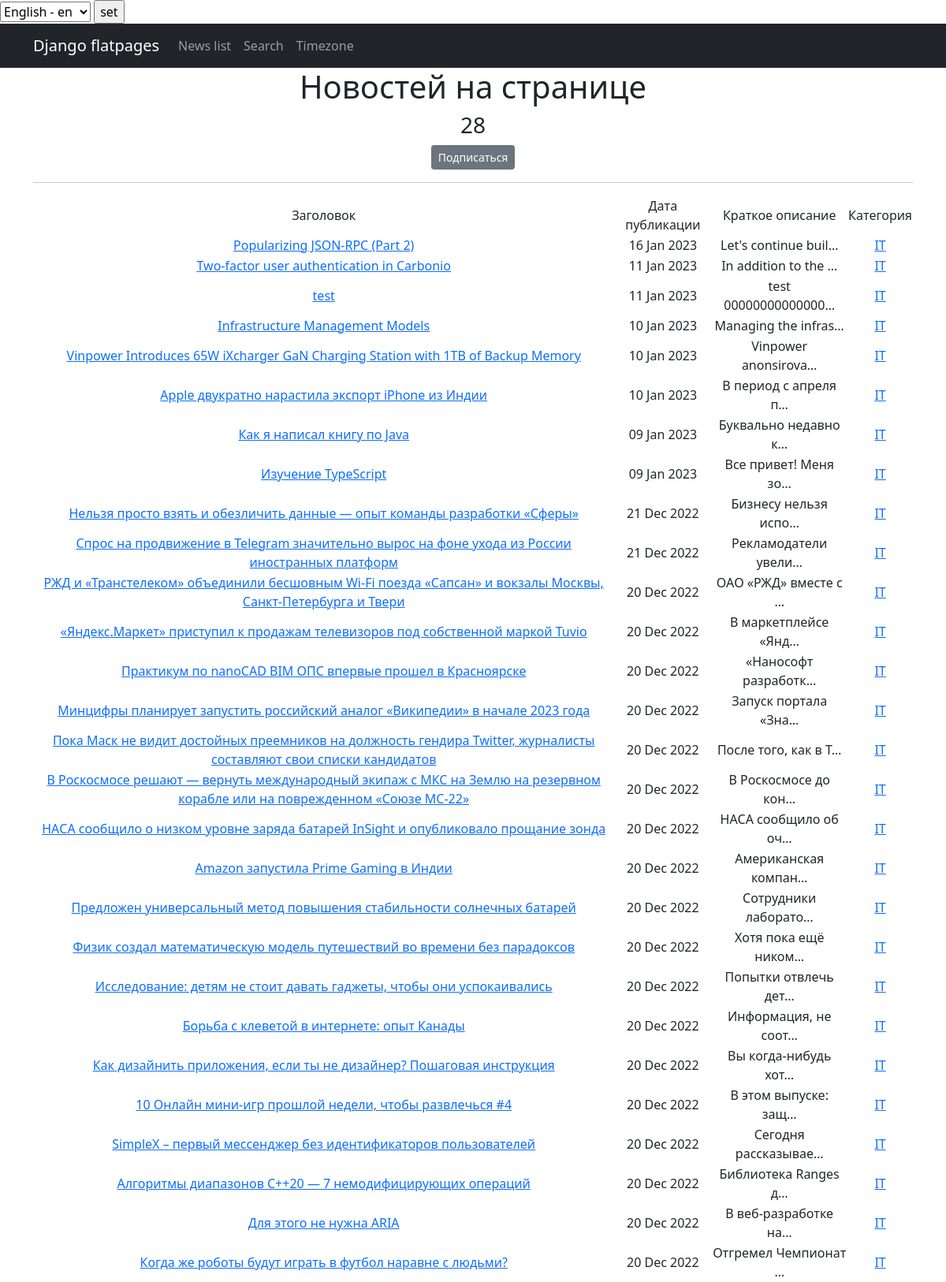
Screenshot of /news/categories/1 with the database file from the repository.
### news/models.py (models this page shows, shortened)
class Post (models.Model):
    author = models.ForeignKey(Author, on_delete=models.CASCADE)
    NEWS = 'NW'
    PAPER = 'PR'
    CATEGORY_CHOICES = (
        (NEWS, 'Новость'),
        (PAPER, 'Статья'),
    )
    choices = models.CharField(
        max_length=2, choices=CATEGORY_CHOICES, default=NEWS
    )
    datatime_of_creation = models.DateTimeField(auto_now_add=True)
    category = models.ManyToManyField(Category, through='PostCategory')
    heading = models.CharField(max_length=128)
    text = models.TextField()
    rating = models.IntegerField(default=0)

class Category(models.Model):
    name_category = models.CharField(max_length=64, unique=True, help_text=_('category name'))
    subscribers = models.ManyToManyField(User, related_name='categories')
    def __str__(self):
        return f'{self.name_category}'

### news/views.py (the view)
class CategoryListView(ListView):
    model = Post
    template_name = 'category_list.html'
    context_object_name = 'category_news_list'
    def get_queryset(self):
        self.category = get_object_or_404(Category, id=self.kwargs['pk'])
        queryset = Post.objects.filter(
            category=self.category
        ).order_by('-datatime_of_creation')
        return queryset
    def get_context_data(self, **kwargs):
        context = super().get_context_data(**kwargs)
        context['is_not_subscriber'] = self.request.user not in self.category.subscribers.all()
        context['category'] = self.category
        return context

### news/templatetags/custom_filters.py (called while the page is built)
@register.filter()
def censor(value):
    filthy_list = ['редиска', 'ещеплохоеслово']
    if not isinstance(value, str):
        raise TypeError(f'unresolved type {type(value)}, expected type "str"')
    words = value.split()
    for word in words:
        if word in filthy_list:
            value = value.replace(word, f'{word[0]}{"*" * (len(word) - 1)}')
            return value
    return value

### templates/category_list.html (shortened to what this page needs)
{% extends 'flatpages/default.html' %}
{% load custom_filters %}
{% load custom_tags %}
{% block content %}
    <h1>Новостей на странице</h1>
    <h3>{{ category_news_list|length }}</h3>
    {% if is_not_subscriber %}
        <p class="text-center"><a href="{% url 'subscribe' category.id %}"
                                  class="btn btn-secondary btn-sm">Подписаться</a></p>
    {% else %}
        <p class="text-center"><a href="{% url 'unsubscribe' category.id %}"
                                  class="btn btn-secondary btn-sm">Отписаться</a></p>
    {% endif %}
<hr>
   {% if category_news_list %}
       <table>
           <tr>
               <td>Заголовок</td>
               <td>Дата публикации</td>
               <td>Краткое описание</td>
               <td>Категория</td>
           </tr>
           {% for post in category_news_list %}
           <tr>
               <td> <a href="{% url 'post' pk=post.id %}">
                   {{ post.heading|censor }}
              </a>
               </td>
               <td>{{ post.datatime_of_creation|date:'d M Y' }}</td>
               <td>{{ post.text|truncatechars:20|censor }}</td>
               <td>
                   {% for category in post.category.all %}
                   <a href="{% url 'category_list' pk=category.id %}"> {{ category }} </a>
                   {% endfor %}
               </td>
           </tr>
           {% endfor %}
       </table>
   {% else %}
       <h2>Новостей нет!</h2>
   {% endif %}
{% endblock content %}

### rows the page displays
Post: heading|censor "Popularizing JSON-RPC (Part 2)", datatime_of_creation "16 Jan 2023", text|censor "Let's continue buil…"
Category: name_category "IT"
Post: heading|censor "Two-factor user authentication in Carbonio", datatime_of_creation "11 Jan 2023", text|censor "In addition to the …"
Post: heading|censor "test", datatime_of_creation "11 Jan 2023", text|censor "test 00000000000000…"
Post: heading|censor "Infrastructure Management Models", datatime_of_creation "10 Jan 2023", text|censor "Managing the infras…"
Post: heading|censor "Vinpower Introduces 65W iXcharger GaN Charging Station with 1TB of Backup Memory", datatime_of_creation "10 Jan 2023", text|censor "Vinpower anonsirova…"
Post: heading|censor "Apple двукратно нарастила экспорт iPhone из Индии", datatime_of_creation "10 Jan 2023", text|censor "В период с апреля п…"
Post: heading|censor "Как я написал книгу по Java", datatime_of_creation "09 Jan 2023", text|censor "Буквально недавно к…"
Post: heading|censor "Изучение TypeScript", datatime_of_creation "09 Jan 2023", text|censor "Все привет! Меня зо…"
Post: heading|censor "Нельзя просто взять и обезличить данные — опыт команды разработки «Сферы»", datatime_of_creation "21 Dec 2022", text|censor "Бизнесу нельзя испо…"
Post: heading|censor "Спрос на продвижение в Telegram значительно вырос на фоне ухода из России иностранных платформ", datatime_of_creation "21 Dec 2022", text|censor "Рекламодатели увели…"
Post: heading|censor "РЖД и «Транстелеком» объединили бесшовным Wi-Fi поезда «Сапсан» и вокзалы Москвы, Санкт-Петербурга и Твери", datatime_of_creation "20 Dec 2022", text|censor "ОАО «РЖД» вместе с …"
Post: heading|censor "«Яндекс.Маркет» приступил к продажам телевизоров под собственной маркой Tuvio", datatime_of_creation "20 Dec 2022", text|censor "В маркетплейсе «Янд…"
Post: heading|censor "Практикум по nanoCAD BIM ОПС впервые прошел в Красноярске", datatime_of_creation "20 Dec 2022", text|censor "«Нанософт разработк…"
Post: heading|censor "Минцифры планирует запустить российский аналог «Википедии» в начале 2023 года", datatime_of_creation "20 Dec 2022", text|censor "Запуск портала «Зна…"
Post: heading|censor "Пока Маск не видит достойных преемников на должность гендира Twitter, журналисты составляют свои списки кандидатов", datatime_of_creation "20 Dec 2022", text|censor "После того, как в T…"
Post: heading|censor "В Роскосмосе решают — вернуть международный экипаж с МКС на Землю на резервном корабле или на поврежденном «Союзе МС-22»", datatime_of_creation "20 Dec 2022", text|censor "В Роскосмосе до кон…"
Post: heading|censor "НАСА сообщило о низком уровне заряда батарей InSight и опубликовало прощание зонда", datatime_of_creation "20 Dec 2022", text|censor "НАСА сообщило об оч…"
Post: heading|censor "Amazon запустила Prime Gaming в Индии", datatime_of_creation "20 Dec 2022", text|censor "Американская компан…"
Post: heading|censor "Предложен универсальный метод повышения стабильности солнечных батарей", datatime_of_creation "20 Dec 2022", text|censor "Сотрудники лаборато…"
Post: heading|censor "Физик создал математическую модель путешествий во времени без парадоксов", datatime_of_creation "20 Dec 2022", text|censor "Хотя пока ещё ником…"
Post: heading|censor "Исследование: детям не стоит давать гаджеты, чтобы они успокаивались", datatime_of_creation "20 Dec 2022", text|censor "Попытки отвлечь дет…"
Post: heading|censor "Борьба с клеветой в интернете: опыт Канады", datatime_of_creation "20 Dec 2022", text|censor "Информация, не соот…"
Post: heading|censor "Как дизайнить приложения, если ты не дизайнер? Пошаговая инструкция", datatime_of_creation "20 Dec 2022", text|censor "Вы когда-нибудь хот…"
Post: heading|censor "10 Онлайн мини-игр прошлой недели, чтобы развлечься #4", datatime_of_creation "20 Dec 2022", text|censor "В этом выпуске: защ…"
Post: heading|censor "SimpleX – первый мессенджер без идентификаторов пользователей", datatime_of_creation "20 Dec 2022", text|censor "Сегодня рассказывае…"
Post: heading|censor "Алгоритмы диапазонов C++20 — 7 немодифицирующих операций", datatime_of_creation "20 Dec 2022", text|censor "Библиотека Ranges д…"
Post: heading|censor "Для этого не нужна ARIA", datatime_of_creation "20 Dec 2022", text|censor "В веб-разработке на…"
Post: heading|censor "Когда же роботы будут играть в футбол наравне с людьми?", datatime_of_creation "20 Dec 2022", text|censor "Отгремел Чемпионат …"

### other values shown
{{ category_news_list|length }} "28"
form field language "English - en"
